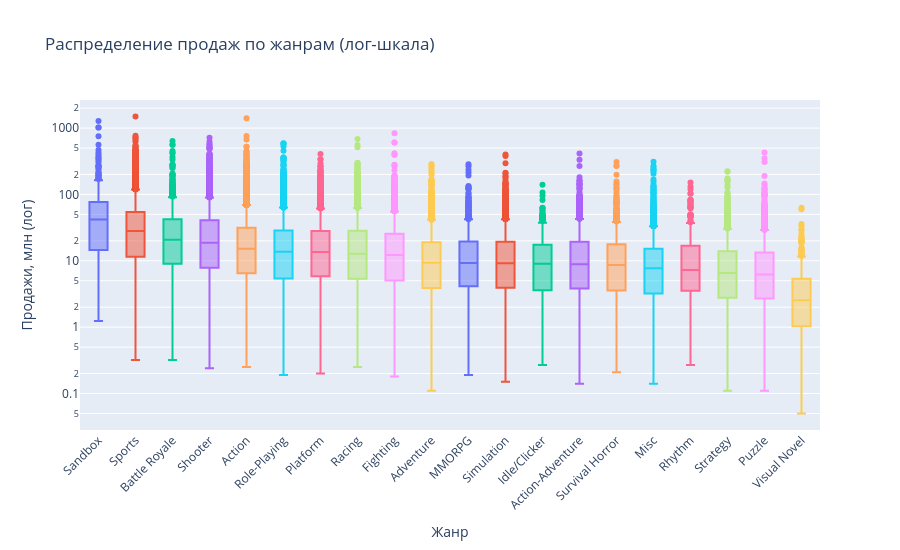

The notebook cell saved with this chart:
### Markdown cell above
**Что видно на графике:**
- **Абсолютные продажи AA и Indie растут** с 2005 к 2026 (полосы толще), но их **доля не растёт** — рост рынка обеспечен в основном AAA-блокбастерами.
- publisher_tier — это признак с огромным дисбалансом. 94% игр — это AAA. Если мы просто отдадим этот признак модели без кодирования, она может вообще не выучить, что такое Indie (потому что их мало).
- Деньги делают гиганты. Если модель ошибется на AAA-игре, это будет очень дорогая ошибка.
- Рынок растет. Но растет он в основном за счет AAA. А доля инди-игр в деньгах растет, но очень медленно.

### Code cell
import plotly.express as px

order_genres = (df.groupby('genre', observed=True)['global_sales_million']
                  .median().sort_values(ascending=False).index.tolist())

fig = px.box(
    df,
    x='genre', y='global_sales_million',
    color='genre', log_y=True,
    points='outliers',
    category_orders={'genre': order_genres},
    hover_data=['metacritic_score', 'year', 'publisher_tier'],  # 
    title='Распределение продаж по жанрам (лог-шкала)',
    labels={'global_sales_million': 'Продажи, млн (лог)', 'genre': 'Жанр'},
)
fig.update_layout(height=550, showlegend=False)
fig.update_xaxes(tickangle=-45)
fig.show()
fig.write_html('../eda/16_interactive_sales_by_genre.html')

### Figure 1 — Plotly figure (JSON) as saved in the notebook; plotly's stock layout.template omitted (floating-point values rounded to 4 significant figures; data arrays with more than 128 entries replaced by an {"elided": "..."} marker saying what was removed)
{"data": [{"alignmentgroup": "True", "boxpoints": "outliers", "customdata": {"elided": "413x3 mixed values"}, "hovertemplate": "Жанр=%{x}<br>Продажи, млн (лог)=%{y}<br>metacritic_score=%{customdata[0]}<br>year=%{customdata[1]}<br>publisher_tier=%{customdata[2]}<extra></extra>", "legendgroup": "Sandbox", "marker": {"color": "#636efa"}, "name": "Sandbox", "notched": false, "offsetgroup": "Sandbox", "orientation": "v", "showlegend": true, "type": "box", "x": {"elided": "413 str values"}, "x0": " ", "xaxis": "x", "y": {"elided": "413 float values"}, "y0": " ", "yaxis": "y"}, {"alignmentgroup": "True", "boxpoints": "outliers", "customdata": {"elided": "5148x3 mixed values"}, "hovertemplate": "Жанр=%{x}<br>Продажи, млн (лог)=%{y}<br>metacritic_score=%{customdata[0]}<br>year=%{customdata[1]}<br>publisher_tier=%{customdata[2]}<extra></extra>", "legendgroup": "Sports", "marker": {"color": "#EF553B"}, "name": "Sports", "notched": false, "offsetgroup": "Sports", "orientation": "v", "showlegend": true, "type": "box", "x": {"elided": "5148 str values"}, "x0": " ", "xaxis": "x", "y": {"elided": "5148 float values"}, "y0": " ", "yaxis": "y"}, {"alignmentgroup": "True", "boxpoints": "outliers", "customdata": {"elided": "862x3 mixed values"}, "hovertemplate": "Жанр=%{x}<br>Продажи, млн (лог)=%{y}<br>metacritic_score=%{customdata[0]}<br>year=%{customdata[1]}<br>publisher_tier=%{customdata[2]}<extra></extra>", "legendgroup": "Battle Royale", "marker": {"color": "#00cc96"}, "name": "Battle Royale", "notched": false, "offsetgroup": "Battle Royale", "orientation": "v", "showlegend": true, "type": "box", "x": {"elided": "862 str values"}, "x0": " ", "xaxis": "x", "y": {"elided": "862 float values"}, "y0": " ", "yaxis": "y"}, {"alignmentgroup": "True", "boxpoints": "outliers", "customdata": {"elided": "4358x3 mixed values"}, "hovertemplate": "Жанр=%{x}<br>Продажи, млн (лог)=%{y}<br>metacritic_score=%{customdata[0]}<br>year=%{customdata[1]}<br>publisher_tier=%{customdata[2]}<extra></extra>", "legendgroup": "Shooter", "marker": {"color": "#ab63fa"}, "name": "Shooter", "notched": false, "offsetgroup": "Shooter", "orientation": "v", "showlegend": true, "type": "box", "x": {"elided": "4358 str values"}, "x0": " ", "xaxis": "x", "y": {"elided": "4358 float values"}, "y0": " ", "yaxis": "y"}, {"alignmentgroup": "True", "boxpoints": "outliers", "customdata": {"elided": "6918x3 mixed values"}, "hovertemplate": "Жанр=%{x}<br>Продажи, млн (лог)=%{y}<br>metacritic_score=%{customdata[0]}<br>year=%{customdata[1]}<br>publisher_tier=%{customdata[2]}<extra></extra>", "legendgroup": "Action", "marker": {"color": "#FFA15A"}, "name": "Action", "notched": false, "offsetgroup": "Action", "orientation": "v", "showlegend": true, "type": "box", "x": {"elided": "6918 str values"}, "x0": " ", "xaxis": "x", "y": {"elided": "6918 float values"}, "y0": " ", "yaxis": "y"}, {"alignmentgroup": "True", "boxpoints": "outliers", "customdata": {"elided": "3895x3 mixed values"}, "hovertemplate": "Жанр=%{x}<br>Продажи, млн (лог)=%{y}<br>metacritic_score=%{customdata[0]}<br>year=%{customdata[1]}<br>publisher_tier=%{customdata[2]}<extra></extra>", "legendgroup": "Role-Playing", "marker": {"color": "#19d3f3"}, "name": "Role-Playing", "notched": false, "offsetgroup": "Role-Playing", "orientation": "v", "showlegend": true, "type": "box", "x": {"elided": "3895 str values"}, "x0": " ", "xaxis": "x", "y": {"elided": "3895 float values"}, "y0": " ", "yaxis": "y"}, {"alignmentgroup": "True", "boxpoints": "outliers", "customdata": {"elided": "3112x3 mixed values"}, "hovertemplate": "Жанр=%{x}<br>Продажи, млн (лог)=%{y}<br>metacritic_score=%{customdata[0]}<br>year=%{customdata[1]}<br>publisher_tier=%{customdata[2]}<extra></extra>", "legendgroup": "Platform", "marker": {"color": "#FF6692"}, "name": "Platform", "notched": false, "offsetgroup": "Platform", "orientation": "v", "showlegend": true, "type": "box", "x": {"elided": "3112 str values"}, "x0": " ", "xaxis": "x", "y": {"elided": "3112 float values"}, "y0": " ", "yaxis": "y"}, {"alignmentgroup": "True", "boxpoints": "outliers", "customdata": {"elided": "3107x3 mixed values"}, "hovertemplate": "Жанр=%{x}<br>Продажи, млн (лог)=%{y}<br>metacritic_score=%{customdata[0]}<br>year=%{customdata[1]}<br>publisher_tier=%{customdata[2]}<extra></extra>", "legendgroup": "Racing", "marker": {"color": "#B6E880"}, "name": "Racing", "notched": false, "offsetgroup": "Racing", "orientation": "v", "showlegend": true, "type": "box", "x": {"elided": "3107 str values"}, "x0": " ", "xaxis": "x", "y": {"elided": "3107 float values"}, "y0": " ", "yaxis": "y"}, {"alignmentgroup": "True", "boxpoints": "outliers", "customdata": {"elided": "2568x3 mixed values"}, "hovertemplate": "Жанр=%{x}<br>Продажи, млн (лог)=%{y}<br>metacritic_score=%{customdata[0]}<br>year=%{customdata[1]}<br>publisher_tier=%{customdata[2]}<extra></extra>", "legendgroup": "Fighting", "marker": {"color": "#FF97FF"}, "name": "Fighting", "notched": false, "offsetgroup": "Fighting", "orientation": "v", "showlegend": true, "type": "box", "x": {"elided": "2568 str values"}, "x0": " ", "xaxis": "x", "y": {"elided": "2568 float values"}, "y0": " ", "yaxis": "y"}, {"alignmentgroup": "True", "boxpoints": "outliers", "customdata": {"elided": "2215x3 mixed values"}, "hovertemplate": "Жанр=%{x}<br>Продажи, млн (лог)=%{y}<br>metacritic_score=%{customdata[0]}<br>year=%{customdata[1]}<br>publisher_tier=%{customdata[2]}<extra></extra>", "legendgroup": "Adventure", "marker": {"color": "#FECB52"}, "name": "Adventure", "notched": false, "offsetgroup": "Adventure", "orientation": "v", "showlegend": true, "type": "box", "x": {"elided": "2215 str values"}, "x0": " ", "xaxis": "x", "y": {"elided": "2215 float values"}, "y0": " ", "yaxis": "y"}, {"alignmentgroup": "True", "boxpoints": "outliers", "customdata": {"elided": "887x3 mixed values"}, "hovertemplate": "Жанр=%{x}<br>Продажи, млн (лог)=%{y}<br>metacritic_score=%{customdata[0]}<br>year=%{customdata[1]}<br>publisher_tier=%{customdata[2]}<extra></extra>", "legendgroup": "MMORPG", "marker": {"color": "#636efa"}, "name": "MMORPG", "notched": false, "offsetgroup": "MMORPG", "orientation": "v", "showlegend": true, "type": "box", "x": {"elided": "887 str values"}, "x0": " ", "xaxis": "x", "y": {"elided": "887 float values"}, "y0": " ", "yaxis": "y"}, {"alignmentgroup": "True", "boxpoints": "outliers", "customdata": {"elided": "2996x3 mixed values"}, "hovertemplate": "Жанр=%{x}<br>Продажи, млн (лог)=%{y}<br>metacritic_score=%{customdata[0]}<br>year=%{customdata[1]}<br>publisher_tier=%{customdata[2]}<extra></extra>", "legendgroup": "Simulation", "marker": {"color": "#EF553B"}, "name": "Simulation", "notched": false, "offsetgroup": "Simulation", "orientation": "v", "showlegend": true, "type": "box", "x": {"elided": "2996 str values"}, "x0": " ", "xaxis": "x", "y": {"elided": "2996 float values"}, "y0": " ", "yaxis": "y"}, {"alignmentgroup": "True", "boxpoints": "outliers", "customdata": {"elided": "417x3 mixed values"}, "hovertemplate": "Жанр=%{x}<br>Продажи, млн (лог)=%{y}<br>metacritic_score=%{customdata[0]}<br>year=%{customdata[1]}<br>publisher_tier=%{customdata[2]}<extra></extra>", "legendgroup": "Idle/Clicker", "marker": {"color": "#00cc96"}, "name": "Idle/Clicker", "notched": false, "offsetgroup": "Idle/Clicker", "orientation": "v", "showlegend": true, "type": "box", "x": {"elided": "417 str values"}, "x0": " ", "xaxis": "x", "y": {"elided": "417 float values"}, "y0": " ", "yaxis": "y"}, {"alignmentgroup": "True", "boxpoints": "outliers", "customdata": {"elided": "1801x3 mixed values"}, "hovertemplate": "Жанр=%{x}<br>Продажи, млн (лог)=%{y}<br>metacritic_score=%{customdata[0]}<br>year=%{customdata[1]}<br>publisher_tier=%{customdata[2]}<extra></extra>", "legendgroup": "Action-Adventure", "marker": {"color": "#ab63fa"}, "name": "Action-Adventure", "notched": false, "offsetgroup": "Action-Adventure", "orientation": "v", "showlegend": true, "type": "box", "x": {"elided": "1801 str values"}, "x0": " ", "xaxis": "x", "y": {"elided": "1801 float values"}, "y0": " ", "yaxis": "y"}, {"alignmentgroup": "True", "boxpoints": "outliers", "customdata": {"elided": "885x3 mixed values"}, "hovertemplate": "Жанр=%{x}<br>Продажи, млн (лог)=%{y}<br>metacritic_score=%{customdata[0]}<br>year=%{customdata[1]}<br>publisher_tier=%{customdata[2]}<extra></extra>", "legendgroup": "Survival Horror", "marker": {"color": "#FFA15A"}, "name": "Survival Horror", "notched": false, "offsetgroup": "Survival Horror", "orientation": "v", "showlegend": true, "type": "box", "x": {"elided": "885 str values"}, "x0": " ", "xaxis": "x", "y": {"elided": "885 float values"}, "y0": " ", "yaxis": "y"}, {"alignmentgroup": "True", "boxpoints": "outliers", "customdata": {"elided": "1735x3 mixed values"}, "hovertemplate": "Жанр=%{x}<br>Продажи, млн (лог)=%{y}<br>metacritic_score=%{customdata[0]}<br>year=%{customdata[1]}<br>publisher_tier=%{customdata[2]}<extra></extra>", "legendgroup": "Misc", "marker": {"color": "#19d3f3"}, "name": "Misc", "notched": false, "offsetgroup": "Misc", "orientation": "v", "showlegend": true, "type": "box", "x": {"elided": "1735 str values"}, "x0": " ", "xaxis": "x", "y": {"elided": "1735 float values"}, "y0": " ", "yaxis": "y"}, {"alignmentgroup": "True", "boxpoints": "outliers", "customdata": {"elided": "422x3 mixed values"}, "hovertemplate": "Жанр=%{x}<br>Продажи, млн (лог)=%{y}<br>metacritic_score=%{customdata[0]}<br>year=%{customdata[1]}<br>publisher_tier=%{customdata[2]}<extra></extra>", "legendgroup": "Rhythm", "marker": {"color": "#FF6692"}, "name": "Rhythm", "notched": false, "offsetgroup": "Rhythm", "orientation": "v", "showlegend": true, "type": "box", "x": {"elided": "422 str values"}, "x0": " ", "xaxis": "x", "y": {"elided": "422 float values"}, "y0": " ", "yaxis": "y"}, {"alignmentgroup": "True", "boxpoints": "outliers", "customdata": {"elided": "1707x3 mixed values"}, "hovertemplate": "Жанр=%{x}<br>Продажи, млн (лог)=%{y}<br>metacritic_score=%{customdata[0]}<br>year=%{customdata[1]}<br>publisher_tier=%{customdata[2]}<extra></extra>", "legendgroup": "Strategy", "marker": {"color": "#B6E880"}, "name": "Strategy", "notched": false, "offsetgroup": "Strategy", "orientation": "v", "showlegend": true, "type": "box", "x": {"elided": "1707 str values"}, "x0": " ", "xaxis": "x", "y": {"elided": "1707 float values"}, "y0": " ", "yaxis": "y"}, {"alignmentgroup": "True", "boxpoints": "outliers", "customdata": {"elided": "2142x3 mixed values"}, "hovertemplate": "Жанр=%{x}<br>Продажи, млн (лог)=%{y}<br>metacritic_score=%{customdata[0]}<br>year=%{customdata[1]}<br>publisher_tier=%{customdata[2]}<extra></extra>", "legendgroup": "Puzzle", "marker": {"color": "#FF97FF"}, "name": "Puzzle", "notched": false, "offsetgroup": "Puzzle", "orientation": "v", "showlegend": true, "type": "box", "x": {"elided": "2142 str values"}, "x0": " ", "xaxis": "x", "y": {"elided": "2142 float values"}, "y0": " ", "yaxis": "y"}, {"alignmentgroup": "True", "boxpoints": "outliers", "customdata": {"elided": "444x3 mixed values"}, "hovertemplate": "Жанр=%{x}<br>Продажи, млн (лог)=%{y}<br>metacritic_score=%{customdata[0]}<br>year=%{customdata[1]}<br>publisher_tier=%{customdata[2]}<extra></extra>", "legendgroup": "Visual Novel", "marker": {"color": "#FECB52"}, "name": "Visual Novel", "notched": false, "offsetgroup": "Visual Novel", "orientation": "v", "showlegend": true, "type": "box", "x": {"elided": "444 str values"}, "x0": " ", "xaxis": "x", "y": {"elided": "444 float values"}, "y0": " ", "yaxis": "y"}], "layout": {"boxmode": "overlay", "height": 550, "legend": {"title": {"text": "Жанр"}, "tracegroupgap": 0}, "showlegend": false, "title": {"text": "Распределение продаж по жанрам (лог-шкала)"}, "xaxis": {"anchor": "y", "categoryarray": ["Sandbox", "Sports", "Battle Royale", "Shooter", "Action", "Role-Playing", "Platform", "Racing", "Fighting", "Adventure", "MMORPG", "Simulation", "Idle/Clicker", "Action-Adventure", "Survival Horror", "Misc", "Rhythm", "Strategy", "Puzzle", "Visual Novel"], "categoryorder": "array", "domain": [0, 1], "tickangle": -45, "title": {"text": "Жанр"}}, "yaxis": {"anchor": "x", "domain": [0, 1], "title": {"text": "Продажи, млн (лог)"}, "type": "log"}}}
